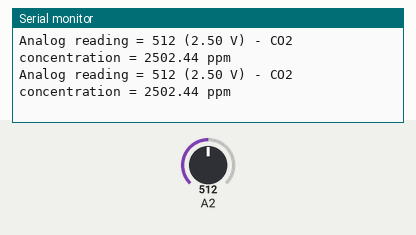
Recording of a sketch running on a simulated Arduino Uno, built with avr-gcc and run on an emulated ATmega328P. Parts: the last lines printed to the serial monitor. Inputs (shaded band) come from the test bench; at power-on: A2 = 512.

Above: at 1.8 s.
1.9 s: A2 set to 716
At 2.8 s:
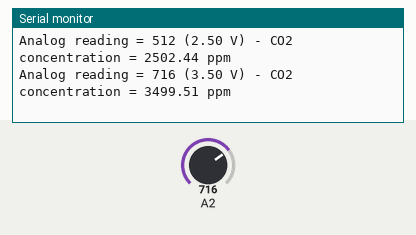
3.4 s: A2 set to 900
At 4.6 s:
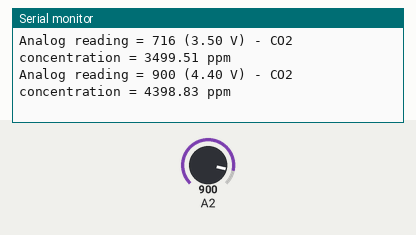
Timing chart, 0 to 6.4 s (numbered marks = the images above; inputs shaded):
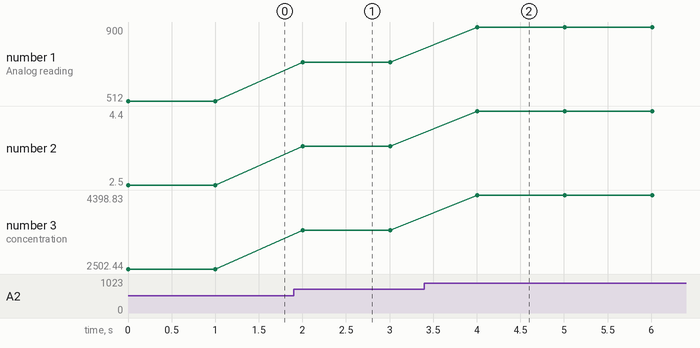

The sketch:

CO2_sensor.ino
```cpp
void setup() {
  Serial.begin(9600);
}

float min_voltage = 0.0;   // Minimum voltage the sensor outputs (0 ppm CO2)
float max_voltage = 5.0;   // Maximum voltage the sensor outputs (5000 ppm CO2)
float min_co2 = 0;         // Minimum CO2 concentration in ppm
float max_co2 = 5000;      // Maximum CO2 concentration in ppm

float voltage_to_co2(float voltage) {
    // Linear interpolation between min_co2 and max_co2
    float slope = (max_co2 - min_co2) / (max_voltage - min_voltage);
    float intercept = min_co2 - slope * min_voltage;
    float co2 = slope * voltage + intercept;
    return co2;
}

void loop() {
  // Reads the input on analog pin A0 (value between 0 and 1023)
  int analogValue = analogRead(A2);

  // Convert the analog value to voltage (0-5V range)
  float voltage = analogValue * (5.0 / 1023.0);

  // Convert voltage to CO2 concentration
  float co2_concentration = voltage_to_co2(voltage);

  // Print the result
  Serial.print("Analog reading = ");
  Serial.print(analogValue);
  Serial.print(" (");
  Serial.print(voltage);
  Serial.print(" V) - CO2 concentration = ");
  Serial.print(co2_concentration);
  Serial.println(" ppm");

  delay(1000);
}
```

Measured:
- after the input at 1.9 s, the serial monitor: prints a new line after 0.10 s (image 1)
- after the input at 3.4 s, the serial monitor: prints a new line after 0.61 s (image 2)
- plotted number 1: 512 → 716 after the input at 1.9 s, 716 → 900 after the input at 3.4 s
- plotted number 2: 2.5 → 3.5 after the input at 1.9 s, 3.5 → 4.4 after the input at 3.4 s
- plotted number 3: 2502.44 → 3499.51 after the input at 1.9 s, 3499.51 → 4398.83 after the input at 3.4 s
